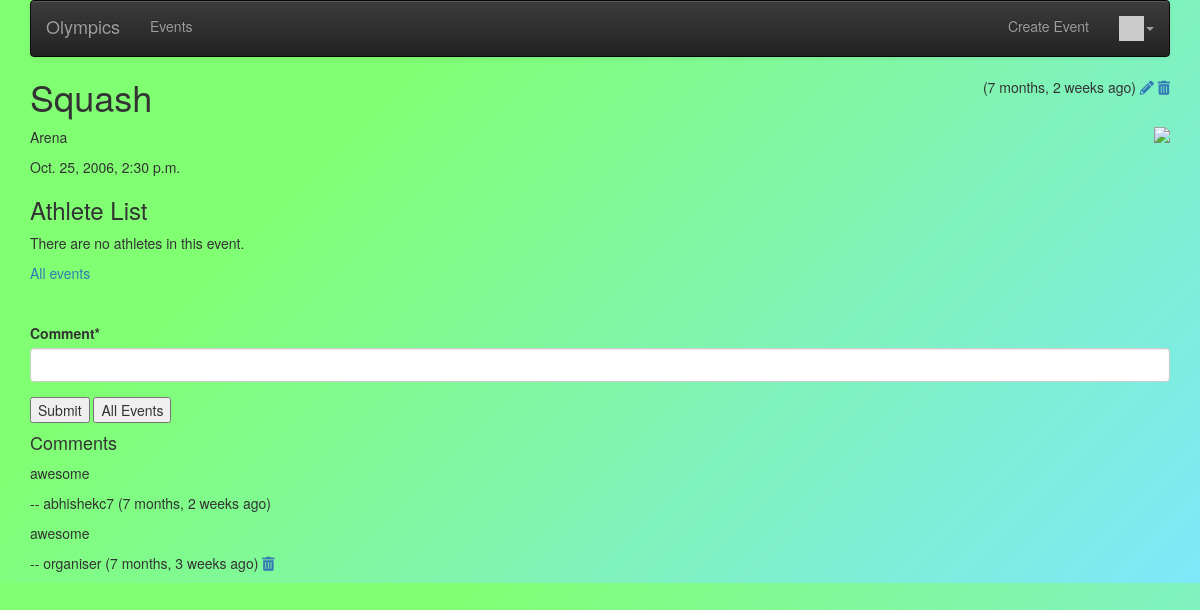
/events/event/4 (signed in), run on the app's committed database.
### events/models.py (models this page shows, shortened)
class Event(models.Model):
    name = models.CharField(max_length=64)
    stadium = models.CharField(max_length=64)
    area = models.CharField(max_length=64)
    athletes = models.ManyToManyField(Athlete, through='Participation', related_name='athlete_list')
    owner = models.ForeignKey(settings.AUTH_USER_MODEL, on_delete=models.CASCADE, null=True)
    important = models.ManyToManyField(settings.AUTH_USER_MODEL,
        through='Imp', related_name='important_events')
    comments = models.ManyToManyField(settings.AUTH_USER_MODEL,
        through='Comment', related_name='comments_owned')
    event_at = models.DateTimeField(null=True)
    picture = models.BinaryField(null=True, editable=True)
    content_type = models.CharField(max_length=256, null=True, help_text='The MIMEType of the file')
    created_at = models.DateTimeField(auto_now_add=True, null=True)
    updated_at = models.DateTimeField(auto_now=True, null=True)

class Comment(models.Model) :
    text = models.TextField(
        validators=[MinLengthValidator(3, "Comment must be greater than 3 characters")]
    )
    event = models.ForeignKey(Event, on_delete=models.CASCADE)
    owner = models.ForeignKey(settings.AUTH_USER_MODEL, on_delete=models.CASCADE)
    created_at = models.DateTimeField(auto_now_add=True)
    updated_at = models.DateTimeField(auto_now=True)

### events/views.py (the view)
# urls.py: path('event/<int:pk>', views.EventDetailView.as_view(), name='event_detail'),
class EventDetailView(OwnerDetailView):
    model = Event
    template_name = "events/event_detail.html"
    def get(self, request, pk) :
        x = Event.objects.get(id=pk)
        comments = Comment.objects.filter(event=x).order_by('-updated_at')
        comment_form = CommentForm()
        athletes = Participation.objects.filter(event=x)
        context = { 'event' : x, 'comments': comments, 'comment_form': comment_form, 'athlete_list': athletes }
        return render(request, self.template_name, context)

### events/forms.py
class CommentForm(forms.Form):
    comment = forms.CharField(required=True, max_length=500, min_length=3, strip=True)

### home/context_processors.py (called while the page is built)
def settings(request):
    return {
        'settings': django_settings,
    }

### home/templatetags/app_tags.py (called while the page is built)
@register.filter(name='gravatar')
def gravatar(user, size=35):
    email = str(user.email.strip().lower()).encode('utf-8')
    email_hash = md5(email).hexdigest()
    url = "//www.gravatar.com/avatar/{0}?s={1}&d=identicon&r=PG"
    return url.format(email_hash, size)

### events/templates/events/event_detail.html (shortened to what this page needs)
{% extends "base_menu.html" %}
{% load humanize %}
{% block content %}
<span style="float: right;">
({{ event.updated_at|naturaltime }})
{% if event.owner == user %}
<a href="{% url 'events:event_update' event.id %}"><i class="fa fa-pencil"></i></a>
<a href="{% url 'events:event_delete' event.id %}"><i class="fa fa-trash"></i></a>
{% endif %}
</span>
<h1>{{ event.name }}</h1>
{% if event.content_type %}
<img style="float:right; max-width:50%;" src="{% url 'events:event_picture' event.id %}"
    onclick="document.getElementById('overlay').style.display = 'block';">
{% endif %}
<p>
{{ event.stadium }}
</p>
<p>
{{ event.event_at }}
</p>
<h3>Athlete List</h3>
{% if athlete_list %}
<ul>
  {% for athlete in athlete_list %}
    <li>
        <h4><b>{{ athlete.first_name }}
        {{ athlete.last_name }}</b></h4>
        <p>
        {{ athlete.athlete }} || {{ athlete.country }}
        </p>
    </li>
  {% endfor %}
</ul>
{% else %}
  <p>There are no athletes in this event.</p>
{% endif %}
<p>
<a href="{% url 'events:all' %}">All events</a>
</p>
{% if user.is_authenticated %}
<br clear="all"/>
<p>
{% load crispy_forms_tags %}
<form method="post" action="{% url 'events:event_comment_create' event.id %}">
    {{ comment_form|crispy }}
<input type="submit" value="Submit">
<input type="submit" value="All Events" onclick="window.location.href='{% url 'events:all' %}';return false;">
</form>
</p>
{% endif %}
<p><h4>Comments</h4></p>
{% for comment in comments %}
<p> {{ comment.text }}</p>
<p>
      --  {{comment.owner}}
({{ comment.updated_at|naturaltime }})
{% if user == comment.owner %}
<a href="{% url 'events:event_comment_delete' comment.id %}"><i class="fa fa-trash"></i></a>
{% endif %}
</p>
{% endfor %}
{% endblock %}

### home/static/css/stylesheet.css (style rules this page uses)
#every { background-color: #7ee8fa; background-image: linear-gradient(315deg, #7ee8fa 0%, #80ff72 74%); }

### data on the page
Event: updated_at "7 months, 2 weeks ago", name "Squash", stadium "Arena", event_at "Oct. 25, 2006, 2:30 p.m."
Comment: text "awesome", owner "abhishekc7", updated_at "7 months, 2 weeks ago"
Comment: text "awesome", owner "organiser", updated_at "7 months, 3 weeks ago"

### other printed values
{{ settings.APP_NAME }} "Olympics"
